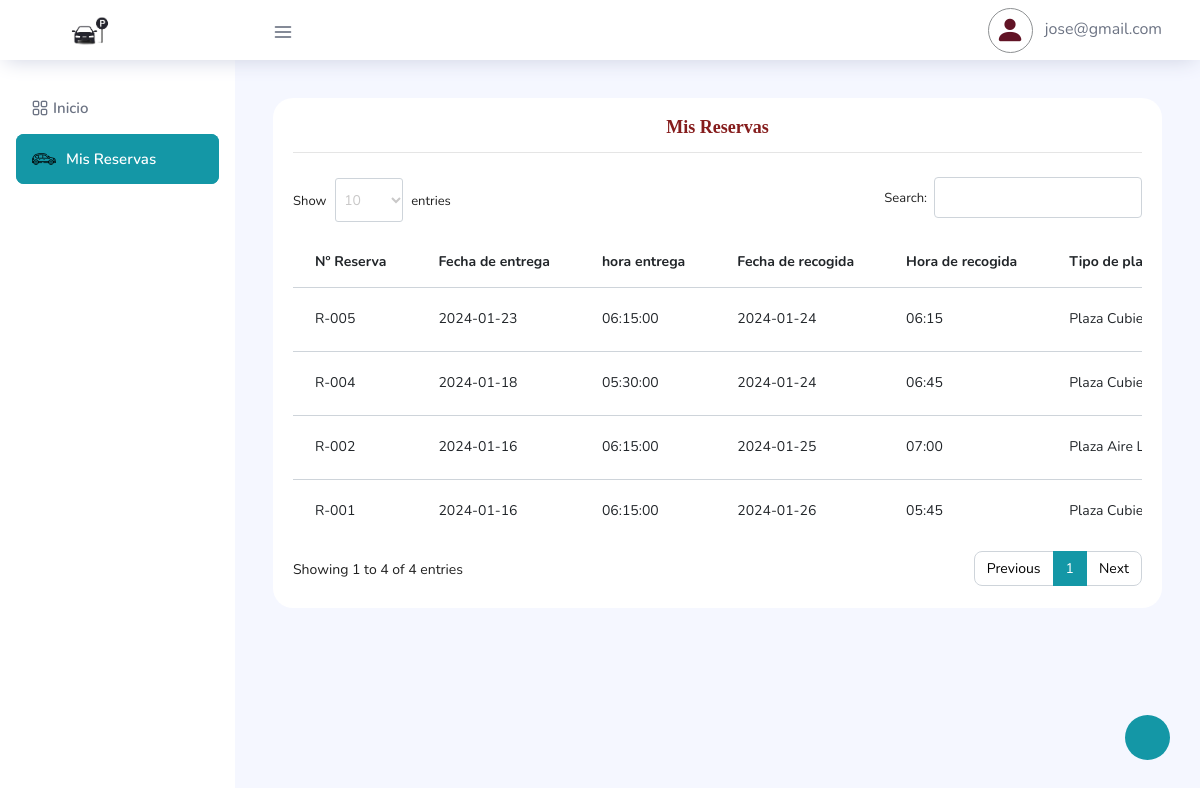
Screenshot of /dashboard/Reservas.php (signed in) with the database file from the repository.
### tables this page shows
CREATE TABLE `tbl_reservas` (
  `id` int(11) NOT NULL AUTO_INCREMENT,
  `id_cliente` int(11) DEFAULT NULL,
  `fecha_entrega` date NOT NULL,
  `hora_entrega` time NOT NULL,
  `fecha_recogida` varchar(50) DEFAULT NULL,
  `hora_recogida` varchar(50) DEFAULT NULL,
  `tipo_plaza` varchar(100) DEFAULT '',
  `terminal_entrega` varchar(100) DEFAULT '',
  `terminal_recogida` varchar(100) DEFAULT '',
  `matricula` varchar(50) DEFAULT '',
  `color` varchar(60) DEFAULT NULL,
  `marca_modelo` varchar(250) DEFAULT '',
  `numero_vuelo_de_vuelta` varchar(50) DEFAULT NULL,
  `servicio_adicional` varchar(10) DEFAULT NULL,
  `total_dias_reserva` int(11) DEFAULT NULL,
  `total_pago_reserva` decimal(8,2) DEFAULT NULL,
  `descuento` bigint(11) DEFAULT 0,
  `formato_pago` varchar(250) DEFAULT NULL,
  `observacion_cliente` mediumtext DEFAULT NULL,
  `fecha_pago_factura` date DEFAULT NULL,
  `servicios_extras` mediumtext DEFAULT NULL,
  `total_gasto_extras` decimal(8,2) DEFAULT NULL,
  `estado_reserva` int(11) DEFAULT 0,
  `date_registro` timestamp NULL DEFAULT current_timestamp() ON UPDATE current_timestamp(),
  PRIMARY KEY (`id`)
);

### dashboard/funciones.php (called while the page is built, shortened)
<?php
   function getReservaPerfil($con, $idUser)
   {
       $sqlReservasP = ("SELECT * FROM tbl_reservas WHERE id_cliente ='$idUser' ORDER BY fecha_entrega DESC");
       $queryR = mysqli_query($con, $sqlReservasP);
       return $queryR;
   }
   ?>

### dashboard/Reservas.php (the view, shortened to what this page needs)
<?php
if (isset($_SESSION['emailUser']) != "" && $_SESSION['rol'] == 0) {
    $IdUser     = $_SESSION['IdUser'];
?>
    <!DOCTYPE html>
    <html lang="es">
    <link href="https://unpkg.com/gijgo@1.9.14/css/gijgo.min.css" rel="stylesheet" type="text/css" />
    <body>
        <div class="container-scroller">
            <?php include 'bases/navbar.php'; ?>
            <div class="container-fluid page-body-wrapper">
                <?php include 'bases/nav.php';
                include 'funciones.php';
                $mis_reservas = getReservaPerfil($con, $IdUser);
                ?>
                <div class="main-panel">
                    <div class="content-wrapper">
                        <div class="row justify-content-md-center">
                            <div class="col-lg-12 grid-margin stretch-card">
                                <div class="card">
                                    <div class="card-body">
                                        <h4 class="card-title text-center mb-4" style="font-family: 'Quicky Story'; color: #851C1C ;" >Mis Reservas
                                            <hr>
                                        </h4>
                                        <div class="table-responsive">
                                            <table id="MiTabla" class="table">
                                                <thead>
                                                    <tr>
                                                        <th>Nº Reserva</th>
                                                        <th>Fecha de entrega</th>
                                                        <th>hora entrega</th>
                                                        <th>Fecha de recogida</th>
                                                        <th>Hora de recogida</th>
                                                        <th>Tipo de plaza</th>
                                                    </tr>
                                                </thead>
                                                <tbody>
                                                    <?php
                                                    while ($reserva = mysqli_fetch_array($mis_reservas)) { ?>
                                                        <tr>
                                                            <td><?php
                                                                $reserva_id = $reserva["id"];
                                                                if ($reserva_id < 10) {
                                                                    echo 'R-00' . $reserva_id;
                                                                } elseif ($reserva_id < 100) {
                                                                    echo 'R-0' . $reserva_id;
                                                                } else {
                                                                    echo 'R-' . $reserva_id;
                                                                }
                                                                ?></td>
                                                            <td><?php echo $reserva["fecha_entrega"]; ?></td>
                                                            <td><?php echo $reserva["hora_entrega"]; ?></td>
                                                            <td><?php echo $reserva["fecha_recogida"]; ?></td>
                                                            <td><?php echo $reserva["hora_recogida"]; ?></td>
                                                            <td><?php echo $reserva["tipo_plaza"]; ?></td>
                                                        </tr>
                                                    <?php } ?>
                                                </tbody>
                                            </table>
                                        </div>
                                    </div>
                                </div>
                            </div>
                        </div>
                    </div>
                </div>
            </div>
        </div>
    </body>
    </html>
<?php
} else { ?>
    <script type="text/javascript">
        location.href = "../acciones/login/exit.php";
    </script>
<?php }  ?>

### rows the page displays
tbl_reservas: id "5", fecha_entrega "2024-01-23", hora_entrega "06:15:00", fecha_recogida "2024-01-24", hora_recogida "06:15", tipo_plaza "Plaza…"
tbl_reservas: id "4", fecha_entrega "2024-01-18", hora_entrega "05:30:00", fecha_recogida "2024-01-24", hora_recogida "06:45", tipo_plaza "Plaza…"
tbl_reservas: id "1", fecha_entrega "2024-01-16", hora_entrega "06:15:00", fecha_recogida "2024-01-26", hora_recogida "05:45", tipo_plaza "Plaza…"
tbl_reservas: id "2", fecha_entrega "2024-01-16", hora_entrega "06:15:00", fecha_recogida "2024-01-25", hora_recogida "07:00", tipo_plaza "Plaza Aire…"

### other values shown
$email "jose@gmail.com"
